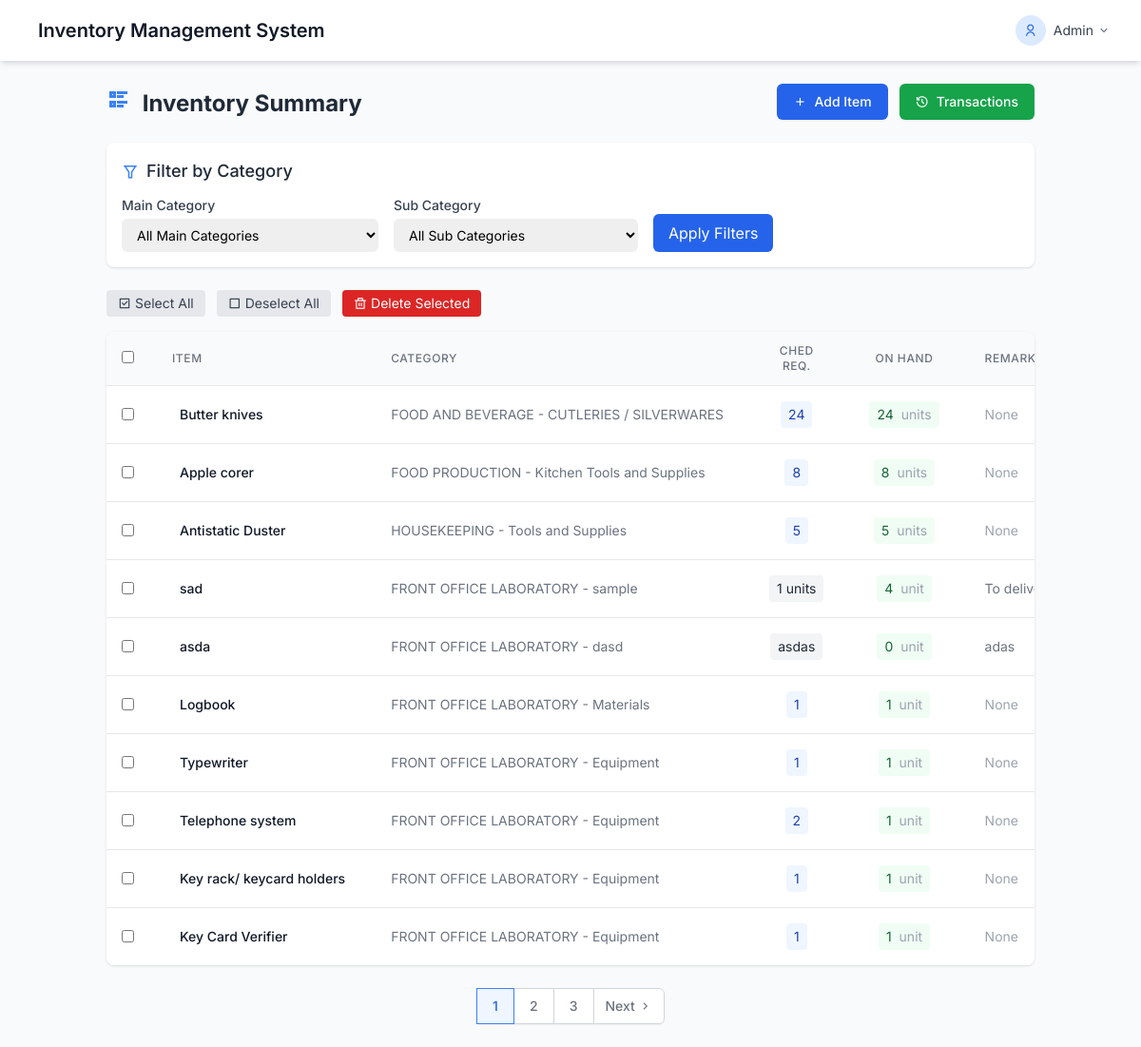
Page /dashboard/admin_requests.php (signed in) on the committed database.
### tables this page shows
CREATE TABLE `items` (
  `id` int(11) NOT NULL,
  `name` varchar(255) DEFAULT NULL,
  `sub_category` varchar(50) NOT NULL,
  `quantity` varchar(255) DEFAULT NULL,
  `available_quantity` varchar(255) DEFAULT NULL,
  `description` text DEFAULT NULL,
  `department` varchar(255) DEFAULT NULL,
  `created_at` timestamp NOT NULL DEFAULT current_timestamp(),
  `borrowed_quantity` int(11) DEFAULT 0,
  `borrowed` int(11) DEFAULT 0,
  `returned` int(11) DEFAULT 0,
  `remarks` text DEFAULT NULL,
  `unit` varchar(255) NOT NULL DEFAULT 'unit',
  `main_category_id` int(11) NOT NULL DEFAULT 1
);

CREATE TABLE `main_categories` (
  `id` int(11) NOT NULL,
  `name` varchar(50) NOT NULL
);

### dashboard/admin_requests.php (the view, shortened to what this page needs)
<?php
require_once "../config/database.php";
$items = [];
$pages = 1;
$limit = 10;
$page = isset($_GET['page']) ? max(1, (int)$_GET['page']) : 1;
$start = ($page - 1) * $limit;
$sub_category_filter = isset($_GET['sub_category']) ? filter_input(INPUT_GET, 'sub_category', FILTER_SANITIZE_STRING) : '';
$main_category_filter = isset($_GET['main_category']) ? filter_input(INPUT_GET, 'main_category', FILTER_SANITIZE_STRING) : '';
try {
    $query = "SELECT i.id, i.name AS item, mc.name AS main_category, i.sub_category,
                     i.quantity AS ched_req,
                     i.available_quantity AS on_hand,
                     i.remarks, i.unit
              FROM items i
              JOIN main_categories mc ON i.main_category_id = mc.id
              WHERE (:main_category_filter = '' OR mc.name = :main_category_filter)
              AND (:sub_category_filter = '' OR i.sub_category = :sub_category_filter)
              ORDER BY i.id DESC
              LIMIT :start, :limit";
    $stmt = $conn->prepare($query);
    $stmt->bindValue(':main_category_filter', $main_category_filter, PDO::PARAM_STR);
    $stmt->bindValue(':sub_category_filter', $sub_category_filter, PDO::PARAM_STR);
    $stmt->bindValue(':start', $start, PDO::PARAM_INT);
    $stmt->bindValue(':limit', $limit, PDO::PARAM_INT);
    $stmt->execute();
    $items = $stmt->fetchAll(PDO::FETCH_ASSOC);
    $countQuery = "SELECT COUNT(*)
                   FROM items i
                   JOIN main_categories mc ON i.main_category_id = mc.id
                   WHERE (:main_category_filter = '' OR mc.name = :main_category_filter)
                   AND (:sub_category_filter = '' OR i.sub_category = :sub_category_filter)";
    $countStmt = $conn->prepare($countQuery);
    $countStmt->bindValue(':main_category_filter', $main_category_filter, PDO::PARAM_STR);
    $countStmt->bindValue(':sub_category_filter', $sub_category_filter, PDO::PARAM_STR);
    $countStmt->execute();
    $total = $countStmt->fetchColumn();
    $pages = max(1, ceil($total / $limit));
} catch (PDOException $e) {
    $_SESSION['error'] = "Failed to load items: " . $e->getMessage();
    error_log("Database Error: " . $e->getMessage());
}
?>
<!DOCTYPE html>
<html lang="en">
<head>
    <script src="https://cdn.tailwindcss.com"></script>
    <link href="https://cdn.jsdelivr.net/npm/remixicon@2.5.0/fonts/remixicon.css" rel="stylesheet">
</head>
<body class="bg-gray-50 min-h-screen">
    <nav class="bg-white shadow-md">
    <div class="max-w-7xl mx-auto px-4 sm:px-6 lg:px-8">
        <div class="flex justify-between h-16">
            <div class="flex items-center">
                <div class="flex-shrink-0 flex items-center">
                    <span class="text-xl font-semibold text-gray-900">Inventory Management System</span>
                </div>
            </div>
            <div class="hidden sm:ml-6 sm:flex sm:items-center">
                <div class="ml-3 relative">
                    <div>
                        <button id="user-menu" class="flex items-center text-sm rounded-full focus:outline-none focus:ring-2 focus:ring-offset-2 focus:ring-blue-500">
                            <div class="h-8 w-8 rounded-full bg-blue-100 flex items-center justify-center text-blue-600">
                                <i class="ri-user-line"></i>
                            </div>
                            <span class="ml-2 text-gray-700"><?= htmlspecialchars($_SESSION['username'] ?? 'Admin') ?></span>
                            <i class="ri-arrow-down-s-line ml-1 text-gray-500"></i>
                        </button>
                    </div>
                </div>
            </div>
        </div>
    </div>
</nav>
    <div class="container mx-auto p-4 md:p-6">
        <div class="flex flex-col md:flex-row justify-between items-start md:items-center mb-6">
            <h2 class="text-2xl font-bold text-gray-800 mb-4 md:mb-0">
                <i class="ri-list-check-2 mr-2 text-blue-500"></i> Inventory Summary
            </h2>
            <div class="flex flex-wrap gap-3">
                <a href="../items/add_item.php"  class="inline-flex items-center px-4 py-2 border border-transparent text-sm font-medium rounded-md shadow-sm text-white bg-blue-600 hover:bg-blue-700 focus:outline-none focus:ring-2 focus:ring-offset-2 focus:ring-blue-500 transition-colors duration-150">
                    <i class="ri-add-line mr-2"></i> Add Item
                </a>
                <a href="view_transactions.php" class="inline-flex items-center px-4 py-2 border border-transparent text-sm font-medium rounded-md shadow-sm text-white bg-green-600 hover:bg-green-700 focus:outline-none focus:ring-2 focus:ring-offset-2 focus:ring-indigo-500 transition-colors duration-150">
                    <i class="ri-history-line mr-2"></i> Transactions
                </a>
            </div>
        </div>
<div class="mb-6 bg-white p-4 rounded-lg shadow">
    <h3 class="text-lg font-medium text-gray-800 mb-3 flex items-center">
        <i class="ri-filter-line mr-2 text-blue-500"></i> Filter by Category
    </h3>
    <form method="get" class="flex flex-wrap gap-4 items-end">
        <div>
            <label for="main_category" class="block text-sm font-medium text-gray-700 mb-1">Main Category</label>
            <select id="main_category" name="main_category" class="block w-full pl-3 pr-10 py-2 text-base border-gray-300 focus:outline-none focus:ring-blue-500 focus:border-blue-500 sm:text-sm rounded-md">
                <option value="">All Main Categories</option>
            </select>
        </div>
        <div>
            <label for="sub_category" class="block text-sm font-medium text-gray-700 mb-1">Sub Category</label>
            <select id="sub_category" name="sub_category" class="block w-full pl-3 pr-10 py-2 text-base border-gray-300 focus:outline-none focus:ring-blue-500 focus:border-blue-500 sm:text-sm rounded-md">
                <option value="">All Sub Categories</option>
            </select>
        </div>
        <button type="submit" class="px-4 py-2 bg-blue-600 text-white rounded-md hover:bg-blue-700 focus:outline-none focus:ring-2 focus:ring-blue-500">
            Apply Filters
        </button>
    </form>
</div>
        <form id="bulkActionForm" method="post" action="admin_requests.php">
            <div class="mb-4 flex flex-wrap gap-3">
                <button type="button" id="selectAllBtn" class="px-3 py-1 bg-gray-200 text-gray-700 rounded text-sm hover:bg-gray-300 transition-colors flex items-center action-btn">
                    <i class="ri-checkbox-line mr-1"></i> Select All
                </button>
                <button type="button" id="deselectAllBtn" class="px-3 py-1 bg-gray-200 text-gray-700 rounded text-sm hover:bg-gray-300 transition-colors flex items-center action-btn">
                    <i class="ri-checkbox-blank-line mr-1"></i> Deselect All
                </button>
                <button type="submit" name="bulk_delete" class="px-3 py-1 bg-red-600 text-white rounded text-sm hover:bg-red-700 transition-colors flex items-center action-btn">
                    <i class="ri-delete-bin-line mr-1"></i> Delete Selected
                </button>
            </div>
            <div class="bg-white rounded-lg shadow overflow-hidden">
                <div class="overflow-x-auto">
                    <table class="min-w-full divide-y divide-gray-200">
                        <thead class="bg-gray-50">
                            <tr>
                                <th scope="col" class="checkbox-cell px-4 py-3 text-center text-xs font-medium text-gray-500 uppercase tracking-wider">
                                    <input type="checkbox" id="selectAllCheckbox" class="rounded text-blue-600 focus:ring-blue-500">
                                </th>
                                <th scope="col" class="px-6 py-3 text-left text-xs font-medium text-gray-500 uppercase tracking-wider">Item</th>
                                <th scope="col" class="px-6 py-3 text-left text-xs font-medium text-gray-500 uppercase tracking-wider">Category</th>
                                <th scope="col" class="px-6 py-3 text-center text-xs font-medium text-gray-500 uppercase tracking-wider">CHED Req.</th>
                                <th scope="col" class="px-6 py-3 text-center text-xs font-medium text-gray-500 uppercase tracking-wider">On Hand</th>
                                <th scope="col" class="px-6 py-3 text-left text-xs font-medium text-gray-500 uppercase tracking-wider">Remarks</th>
                            </tr>
                        </thead>
                        <tbody class="bg-white divide-y divide-gray-200">
                            <?php if (count($items) > 0): ?>
                                <?php foreach ($items as $item): ?>
                                    <tr class="table-row hover:bg-gray-50">
                                        <td class="px-4 py-4 whitespace-nowrap text-center">
                                            <input type="checkbox" name="selected_items[]" value="<?= $item['id'] ?>" class="item-checkbox rounded text-blue-600 focus:ring-blue-500">
                                        </td>
                                        <td class="px-6 py-4 whitespace-nowrap">
                                            <div class="flex items-center">
                                                <div class="text-sm font-medium text-gray-900"><?= htmlspecialchars($item['item']) ?></div>
                                            </div>
                                        </td>
                                        <td class="px-6 py-4 whitespace-nowrap">
                                            <div class="text-sm text-gray-500">
                                                <?= htmlspecialchars($item['main_category'] . ' - ' . $item['sub_category']) ?>
                                            </div>
                                        </td>
                                        <td class="px-6 py-4 whitespace-nowrap text-center text-sm text-gray-500">
                                            <span class="inline-block px-2 py-1 rounded <?= is_numeric($item['ched_req']) ? 'bg-blue-50 text-blue-800' : 'bg-gray-100 text-gray-800' ?>">
                                                <?= htmlspecialchars($item['ched_req']) ?>
                                            </span>
                                        </td>
                                        <td class="px-6 py-4 whitespace-nowrap text-center text-sm text-gray-500">
                                            <span class="inline-block px-2 py-1 rounded <?= is_numeric($item['on_hand']) ? 'bg-green-50 text-green-800' : 'bg-gray-100 text-gray-800' ?>">
                                                <?= htmlspecialchars($item['on_hand']) ?>
                                                <?php if (is_numeric($item['on_hand'])): ?>
                                                    <span class="text-gray-400 ml-1"><?= htmlspecialchars($item['unit']) ?></span>
                                                <?php endif; ?>
                                            </span>
                                        </td>
                                        <td class="px-6 py-4 whitespace-nowrap text-sm text-gray-500">
                                            <?= !empty($item['remarks']) ? htmlspecialchars($item['remarks']) : '<span class="text-gray-400">None</span>' ?>
                                        </td>
                                    </tr>
                                <?php endforeach; ?>
                            <?php endif; ?>
                        </tbody>
                    </table>
                </div>
            </div>
        </form>
            <?php if ($pages > 1): ?>
                <div class="mt-6 flex justify-center">
                    <nav class="inline-flex rounded-md shadow-sm -space-x-px">
                        <?php for ($i = 1; $i <= $pages; $i++): ?>
                            <a href="?page=<?= $i ?><?= $main_category_filter ? '&main_category='.urlencode($main_category_filter) : '' ?><?= $sub_category_filter ? '&sub_category='.urlencode($sub_category_filter) : '' ?>"
                            class="<?= $i == $page ? 'z-10 bg-blue-50 border-blue-500 text-blue-600' : 'bg-white border-gray-300 text-gray-500 hover:bg-gray-50' ?> px-4 py-2 border text-sm font-medium pagination-link action-btn">
                                <?= $i ?>
                            </a>
                        <?php endfor; ?>
                        <?php if ($page < $pages): ?>
                            <a href="?page=<?= $page+1 ?><?= $main_category_filter ? '&main_category='.urlencode($main_category_filter) : '' ?><?= $sub_category_filter ? '&sub_category='.urlencode($sub_category_filter) : '' ?>"
                            class="px-3 py-2 rounded-r-md border border-gray-300 bg-white text-sm font-medium text-gray-500 hover:bg-gray-50 flex items-center action-btn">
                                Next <i class="ri-arrow-right-s-line ml-1"></i>
                            </a>
                        <?php endif; ?>
            </nav>
        </div>
    <?php endif; ?>
    </div>
</body>
</html>

### dashboard/admin_requests.php (style rules this page uses)
body { font-family: 'Inter', sans-serif; }
.pagination-link { min-width: 2.5rem; }
.action-btn { transition: all 0.2s ease; }
.checkbox-cell { width: 40px; }

### rows in the picture
items: name "Butter knives", main_category+sub_category "FOOD AND BEVERAGE - CUTLERIES / SILVERWARES", quantity "24", available_quantity "24", unit "units", remarks "None"
items: name "Apple corer", main_category+sub_category "FOOD PRODUCTION - Kitchen Tools and Supplies", quantity "8", available_quantity "8", unit "units", remarks "None"
items: name "Antistatic Duster", main_category+sub_category "HOUSEKEEPING - Tools and Supplies", quantity "5", available_quantity "5", unit "units", remarks "None"
items: name "sad", main_category+sub_category "FRONT OFFICE LABORATORY - sample", quantity "1 units", available_quantity "4", unit "unit", remarks "To…"
items: name "asda", main_category+sub_category "FRONT OFFICE LABORATORY - dasd", quantity "asdas", available_quantity "0", unit "unit", remarks "adas"
items: name "Logbook", main_category+sub_category "FRONT OFFICE LABORATORY - Materials", quantity "1", available_quantity "1", unit "unit", shows "None"
items: name "Typewriter", main_category+sub_category "FRONT OFFICE LABORATORY - Equipment", quantity "1", available_quantity "1", unit "unit", shows "None"
items: name "Telephone system", main_category+sub_category "FRONT OFFICE LABORATORY - Equipment", quantity "2", available_quantity "1", unit "unit", shows "None"
items: name "Key rack/ keycard holders", main_category+sub_category "FRONT OFFICE LABORATORY - Equipment", quantity "1", available_quantity "1", unit "unit", shows "None"
items: name "Key Card Verifier", main_category+sub_category "FRONT OFFICE LABORATORY - Equipment", quantity "1", available_quantity "1", unit "unit", shows "None"

### other values in the picture
$_SESSION['username'] "Admin"
